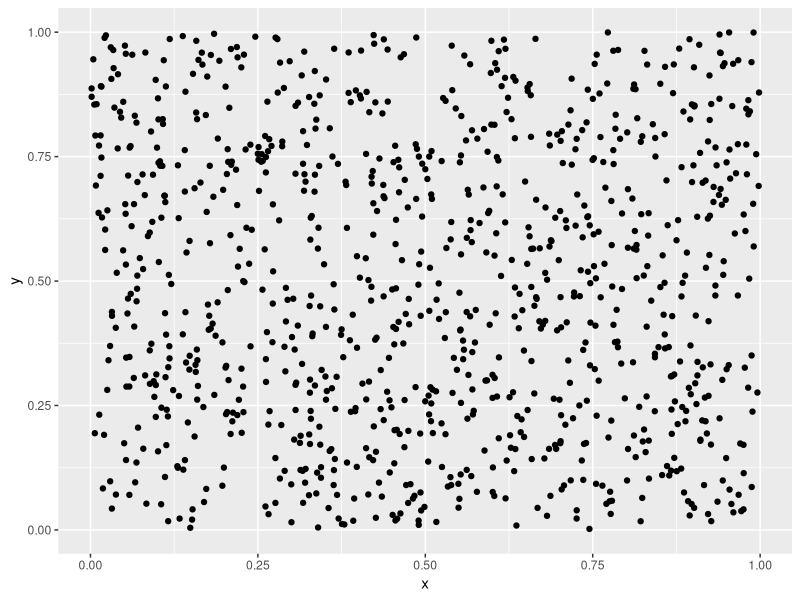
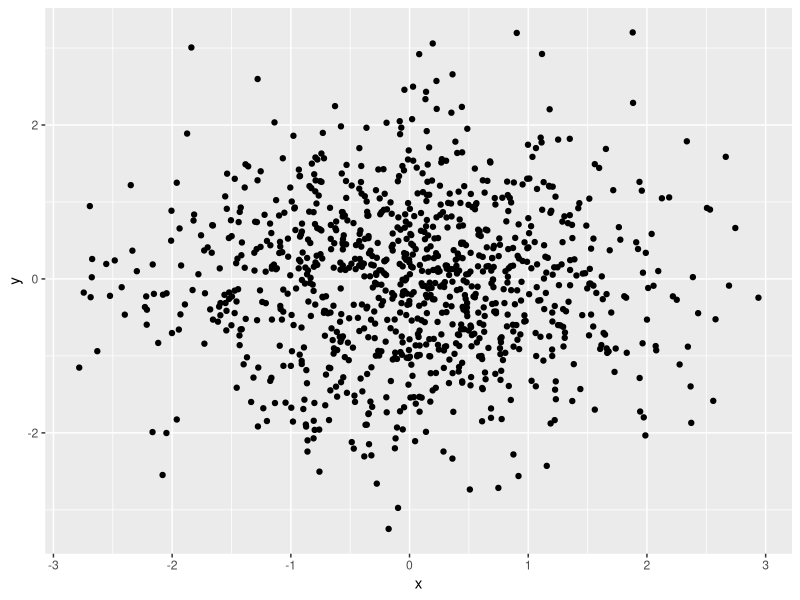
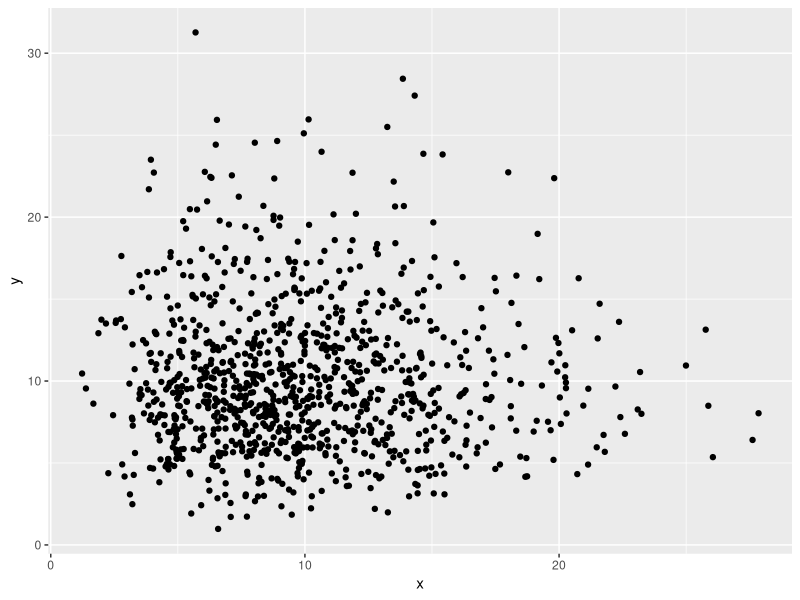
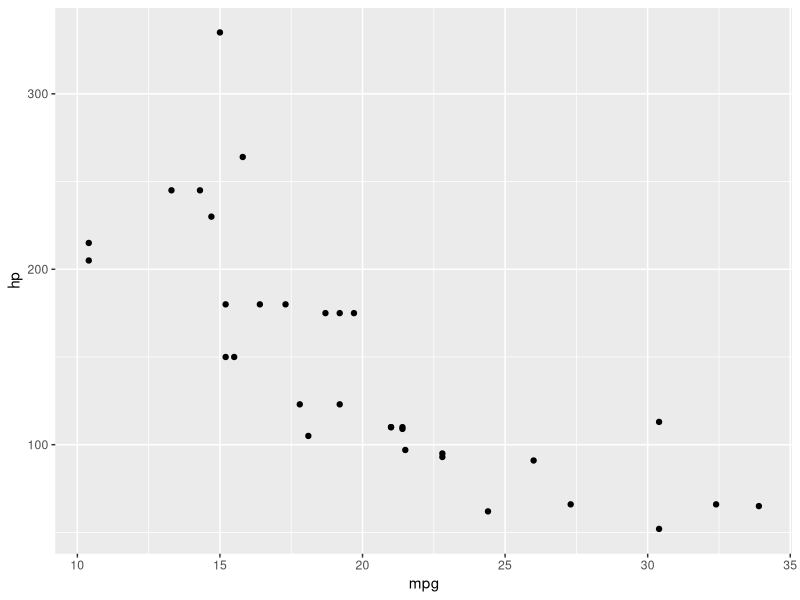

Generate these figures, in order, with R:
## ---- chunk 1
identity(list(1, "Daten und Information", TRUE))
## ---- chunk 2
c(1, 9 , 7, 3, 5) * 2
## ---- chunk 3
c(1, 2, 3, 4) |> sum()
## ---- chunk 4
seq(5) 
seq(2, 5) 
seq(2, len = 5) 
seq(2, len = 3, by = 2) 
## ---- chunk 5
seq(1, len = 4, by = 0)
## ---- chunk 6
rep(1, 4)
## ---- chunk 7
runif(5)
## ---- chunk 8
#| label: fig-runif
#| echo: false
#| warning: false
#| fig-cap: Visualisierung von zwei Vektoren mit Zufallswerten

library(tidyverse)

data.frame(x = runif(1000), y = runif(1000)) |> 
  ggplot(aes(x, y)) + geom_point()
## ---- chunk 9
runif(10, min = -10, max = 10) |> trunc()
## ---- chunk 10
#| label: fig-rnorm
#| echo: false
#| warnings: false
#| fig-cap: Visualisierung von zwei Vektoren mit normalverteilten Zufallswerten

data.frame(x = rnorm(1000), y = rnorm(1000)) |> 
  ggplot(aes(x, y)) + geom_point()
## ---- chunk 11
#| label: fig-rchisq
#| echo: false
#| warnings: false
#| fig-cap: Visualisierung von zwei Vektoren mit $\chi^2$-verteilten Zufallswerten

data.frame(x = rchisq(1000, 10), y = rchisq(1000, 10)) |> 
  ggplot(aes(x, y)) + geom_point()
## ---- chunk 12
`+`(1, 2)
## ---- chunk 13
quadrat_minus_eins = function (parameter) {
    parameter ^ 2 - 1
}
## ---- chunk 14
quadrat_minus_eins(2)
## ---- chunk 15
# Deklarationen
var1 = 1
f = function (x) {
    var1 = x + var1
    var1
}

# Anwendung
f(2)
var1
## ---- chunk 16
# Deklarationen
var1 = 1
f = function (x) {
    x + var1 ->> var1
    var1
}

# Anwendung
f(2)
var1
## ---- chunk 17
map(rbinom(10, 7, .5), \(x) x - 4) |> unlist()
# Alternativ
map_vec(rbinom(10, 7, .5), \(x) x - 4)
## ---- chunk 18
n = 6

fib_add = function (a, b) c(a[2], a[1] + a[2])

reduce(seq(2, len = n-1), fib_add, .init = c(0,1))[2]
## ---- chunk 19
potenz_factory = function(e) function (x) x ^ e

quadrieren = potenz_factory(2)
kubieren = potenz_factory(3)

quadrieren(c(2, 3, 4))
kubieren(c(1, 2, 3))
## ---- chunk 20
potenz_reduzierer = function(e) function (p, x) p + x ^ e

reduce(c(1,2,3), potenz_reduzierer(1)) # Summe 
reduce(c(1,2,3), potenz_reduzierer(2)) # Quadrat-Summe
reduce(c(1,2,3), potenz_reduzierer(3)) # Kubik-Summe
## ---- chunk 21
#| warning: false
library(tidyverse)

mtcars |> 
    ggplot(aes(mpg, hp)) +
        geom_point()
## ---- chunk 22
mtcars |> 
    dplyr::filter(hp > 200)
